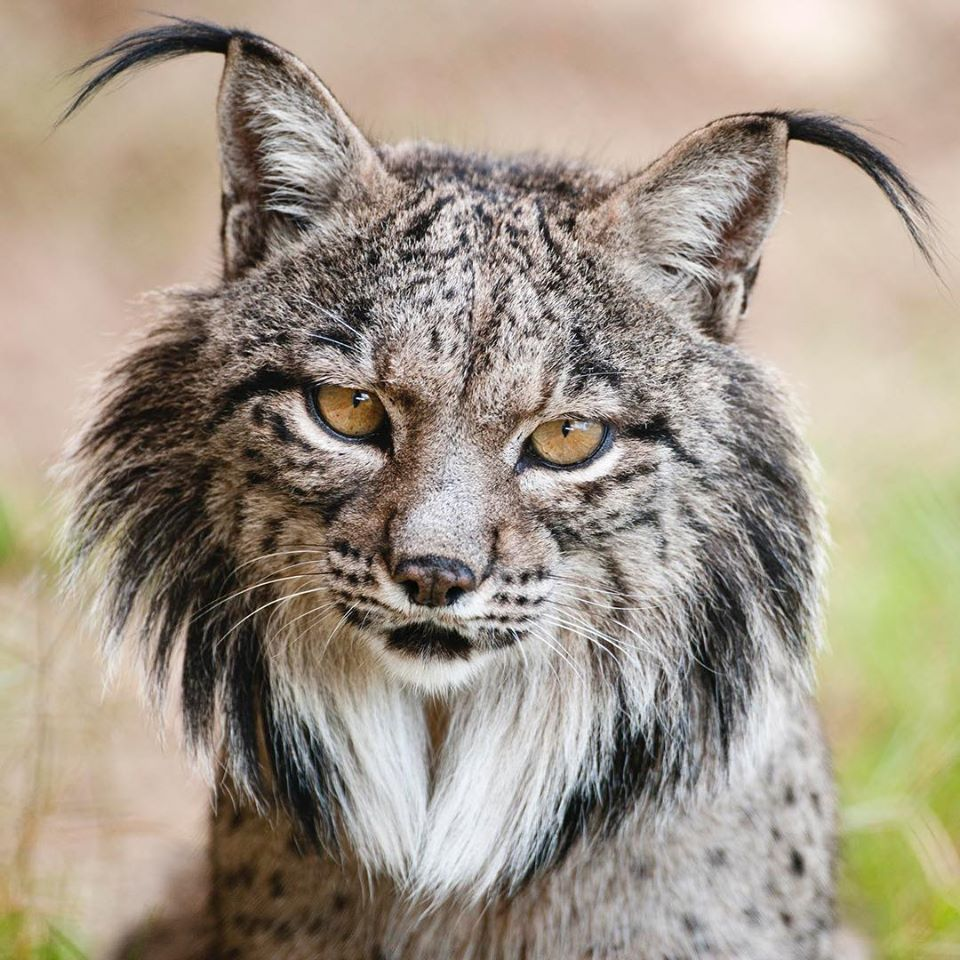
#> input picture Python Imaging Library/lince.jpg, 960 x 960 px, found by its file name
$ python crop.py
#> lines starting #> are read from the running program, lines starting #| are printed output that depends on the picture
from PIL import Image
img = Image.open("lince.JPG")
#> img is the input picture: PIL image 960x960 RGB; mean R, G, B 162.1, 151, 135.9
box = (200, 200, 400, 400)
region = img.crop(box)
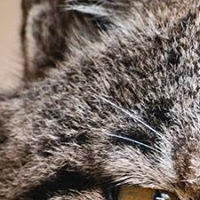
#> region: PIL image 200x200 RGB; mean R, G, B 118.3, 106.3, 99.6
region.save('crop.JPG')
region.show()
img2 = Image.open("crop.JPG")
blackAndWhite = img2.convert("L")
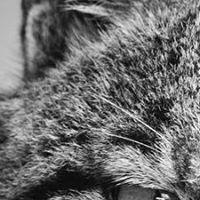
#> blackAndWhite: PIL image 200x200 L; min 0, max 255, mean 109.1
blackAndWhite.save('crop2.JPG')
blackAndWhite.show()
